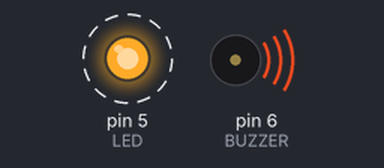
Simulated run of this sketch. Board: Arduino Uno, built with avr-gcc and run on an emulated ATmega328P. Shown: output pins drawn as LEDs (lit = HIGH), buzzer (waves = sounding). Dashed ring = blinking.

Above: at 0.1 s.
At 25.3 s:
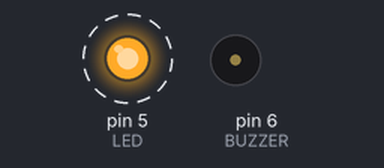
Timing chart, 0 to 40.0 s (numbered marks = the images above):
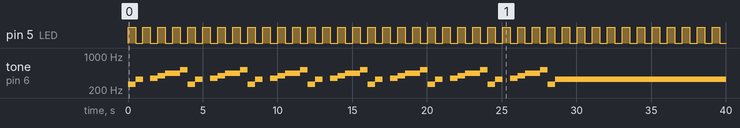

The sketch:

lab3-2_hw1.ino
```cpp
#define LED 5
#define BUZZER 6 // Arduino PIN 정의
#define LED_DELAY 500
#define NUM 9
enum { REST = 0, DO = 262, RE = 294, MI = 330, FA = 349, SOL = 392, LA = 440, SHI = 494, DO2 = 523 };
int Frequency[] = { DO, RE, MI, REST, FA, SOL, LA, SHI, DO2 }; // 음계 정의
int Delay[] = { 500, 0, 500, 500, 500, 500, 1000, 0, 500 }; // 유지시간 정의
boolean led_state = HIGH;

// millis()를 이용하여 유지시간 계산, led와 buzzer의 유지시간을 각각 계산
unsigned int led_pre_time;
unsigned int buzzer_pre_time;
unsigned int cur_time;
int i;

void setup() {
    // led와 buzzer를 출력으로 설정
    pinMode(LED, OUTPUT);
    pinMode(BUZZER, OUTPUT);

    // 변수 초기화
    led_pre_time = millis();
    buzzer_pre_time = millis();

    // 초기 상태 정의
    digitalWrite(LED, led_state);
    tone(BUZZER, Frequency[i]);
}

void loop() {

    // LED 출력을 위한 현재 시간 저장
    cur_time = millis();

    // 500ms마다 LED ON/OFF
    if (cur_time - led_pre_time > LED_DELAY)
    {
      led_state = !led_state;
      digitalWrite(LED, led_state);
      led_pre_time = cur_time;
    }

    // BUZZER 출력을 위한 현재 시간 저장
    cur_time = millis();

    // Delay[i] 마다 buzzer 출력
    if (cur_time - buzzer_pre_time > Delay[i])
    {
      i = (i + 1) % NUM;
      tone(BUZZER, Frequency[i]);
      buzzer_pre_time = cur_time;
    }
}
```

Measured:
- by itself, pin 5 (LED): alternates HIGH for 0.50 s and LOW for 0.50 s
- by itself, tone on pin 6 (BUZZER): repeats every 4.0 s: 330 Hz 0.50 s, silent 0.50 s, 349 Hz 0.50 s, 392 Hz 0.50 s, 440 Hz 1.0 s, 523 Hz 0.50 s, 262 Hz 0.50 s, until it stays 330 Hz from 28.6 s
